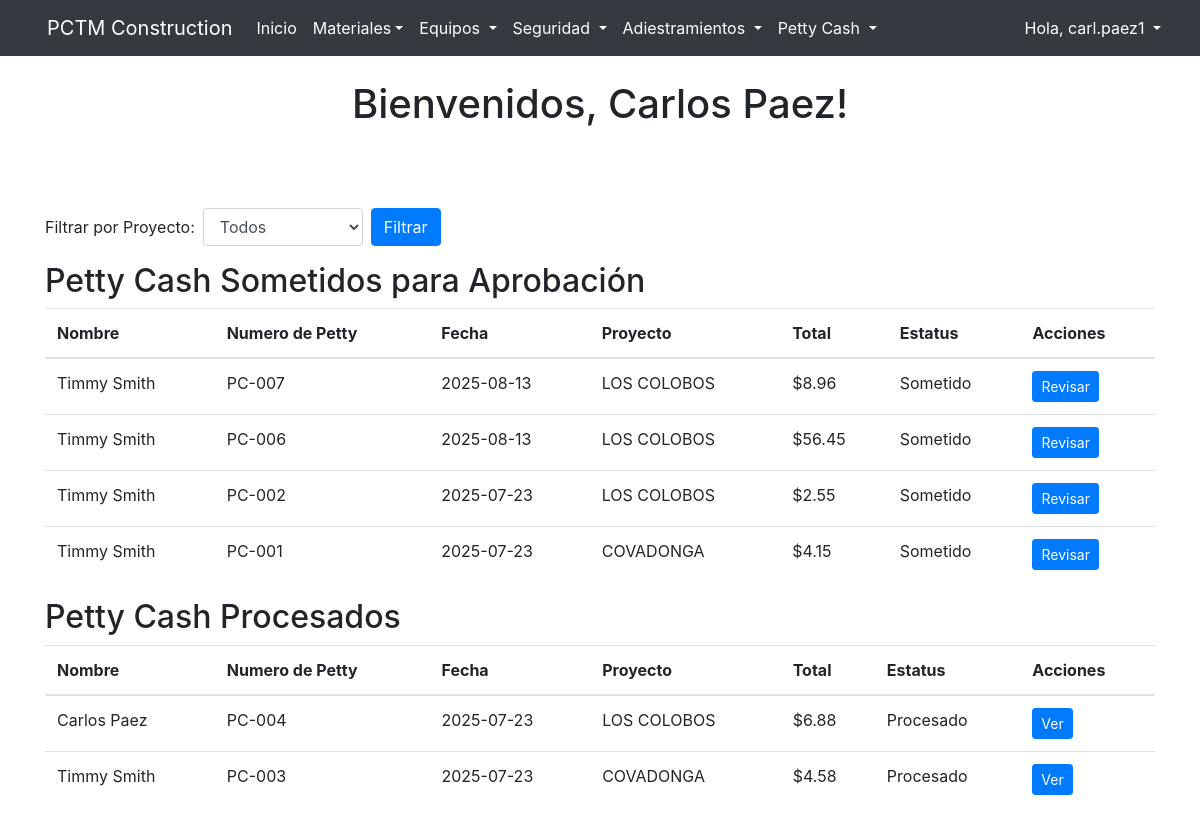
Page /pettycash/accounting (signed in) on the committed database.
### website/models.py (models this page shows, shortened)
class User(db.Model, UserMixin):
    id = db.Column(db.Integer, primary_key=True)
    email = db.Column(db.String(150), unique = True)
    username = db.Column(db.String(10), unique = True)
    password = db.Column(db.String(150))
    first_name = db.Column(db.String(150))
    last_name = db.Column(db.String(150))
    group = db.Column(db.String(50), default='standard')

class PettyCash(db.Model):
    id = db.Column(db.Integer, primary_key=True)
    petty_num = db.Column(db.String(10), nullable=False, unique=True)
    date = db.Column(db.DateTime(timezone=True), default=func.now())
    user_id = db.Column(db.Integer, db.ForeignKey('user.id'))
    user = db.relationship('User', foreign_keys=[user_id], backref='petty_cash')
    total_amount = db.Column(db.Float, default=0.0)   # ✅ ADD THIS HERE
    status = db.Column(db.String(20), default='No Completado')  # ✅ Optional status field
    processed_date = db.Column(db.DateTime(timezone=True), nullable=True)
    processed_by_id = db.Column(db.Integer, db.ForeignKey('user.id'), nullable=True)
    processed_by = db.relationship('User', foreign_keys=[processed_by_id])
    review_notes = db.Column(db.Text, nullable=True)
    pettycashitems = db.relationship('PettyCashItems', backref='petty_cash', cascade="all, delete-orphan")

class Projects(db.Model):
    id = db.Column(db.Integer, primary_key=True)
    project= db.Column(db.String(100), nullable = False)
    jobnumber = db.Column(db.String(10))
    engineer = db.Column(db.String(150))
    email=db.Column(db.String(150))

### website/views.py (the view, shortened to what this page needs)
@views.route('/pettycash/accounting')
@login_required
def pettycash_accounting():
    if current_user.group not in ['admin', 'manager']:
        flash("Acceso denegado", category='error')
        return redirect(url_for('views.home'))
    project_id = request.args.get("project_id", type=int)
    submitted_query = PettyCash.query.filter_by(status='Sometido').order_by(PettyCash.id.desc())
    processed_query=PettyCash.query.filter_by(status='Procesado').order_by(PettyCash.id.desc())
    submitted_pettys = submitted_query.all()
    processed_pettys = processed_query.all()
    all_pettys = PettyCash.query.all()
    all_projects = Projects.query.all()
    return render_template('petty_all.html', submitted_pettys=submitted_pettys, user=current_user, all_pettys=all_pettys, all_projects = all_projects, processed_pettys=processed_pettys)

### website/templates/petty_all.html (shortened to what this page needs)
{% extends "base.html"%} {% block title %}PCTM Construction{% endblock %}
{% block content %}
<br />
<h1 align="center">Bienvenidos, {{ user.first_name }} {{user.last_name}}!</h1>
<br />
<br />
<br/>
<form method="get" class="form-inline mb-3">
  <label for="project_filter" class="mr-2">Filtrar por Proyecto:</label>
  <select name="project_id" id="project_filter" class="form-control mr-2">
    <option value="">Todos</option>
  </select>
  <button type="submit" class="btn btn-primary">Filtrar</button>
</form>
  <h2>Petty Cash Sometidos para Aprobación</h2>
  <table class="table table-stripped">
      <thead>
          <tr>
            <th>Nombre</th>
            <th>Numero de Petty</th>
            <th>Fecha</th>
            <th>Proyecto</th>
            <th>Total</th>
            <th>Estatus</th>
            <th>Acciones</th>
          </tr>
      </thead>
      <tbody>
          {% for i in submitted_pettys %}
          <tr>
            <td>{{ i.user.first_name}} {{ i.user.last_name }}</td>
            <td>{{ i.petty_num}}</td>
            <td>{{ i.date.strftime('%Y-%m-%d') }}</td>
            <td>{{ i.pettycashitems[0].project.project if i.pettycashitems else '' }}</td>
            <td>${{ i.total_amount }}</td>
            <td>{{ i.status }}</td>
            <td>
                <a href="{{ url_for('views.review_pettycash', petty_id=i.id) }}" class="btn btn-sm btn-primary">
                  Revisar
                </a>
              </td>
          </tr>
          {% endfor %}
      </tbody>
  </table>
  <h2>Petty Cash Procesados</h2>
  <table class="table table-stripped">
      <thead>
          <tr>
            <th>Nombre</th>
            <th>Numero de Petty</th>
            <th>Fecha</th>
            <th>Proyecto</th>
            <th>Total</th>
            <th>Estatus</th>
            <th>Acciones</th>
          </tr>
      </thead>
      <tbody>
          {% for i in processed_pettys %}
          <tr>
            <td>{{ i.user.first_name}} {{ i.user.last_name }}</td>
            <td>{{ i.petty_num}}</td>
            <td>{{ i.date.strftime('%Y-%m-%d') }}</td>
            <td>{{ i.pettycashitems[0].project.project if i.pettycashitems else '' }}</td>
            <td>${{ i.total_amount }}</td>
            <td>{{ i.status }}</td>
            <td>
                <a href="{{ url_for('views.view_pettycash', petty_id=i.id) }}" class="btn btn-sm btn-primary">
                  Ver
                </a>
              </td>
          </tr>
          {% endfor %}
      </tbody>
  </table>
{% endblock %}

### website/templates/base.html (shortened to what this page needs)
<!DOCTYPE html>
<html>
  <head>
    <link
      rel="stylesheet"
      href="https://stackpath.bootstrapcdn.com/bootstrap/4.4.1/css/bootstrap.min.css"
    />
    <link
      rel="stylesheet"
      href="https://stackpath.bootstrapcdn.com/font-awesome/4.7.0/css/font-awesome.min.css"
    />
    <link rel="stylesheet" href="https://cdn.jsdelivr.net/npm/bootstrap-icons@1.11.3/font/bootstrap-icons.min.css">
    <link rel="stylesheet" href="https://stackpath.bootstrapcdn.com/bootstrap/4.5.2/css/bootstrap.min.css">
  </head>
  <body>
    <nav class="navbar navbar-expand-lg navbar-dark bg-dark">
      <div class="container-fluid">
        <div class="d-flex align-items-center">
          <a class="navbar-brand me-2" href="#">PCTM Construction</a>
        </div>
        <div class="collapse navbar-collapse " id="navbar">
          <ul class="navbar-nav w-100 d-flex flex-column flex-lg-row">
            {% if user.is_authenticated %}
            <li class="nav-item">
              <a class="nav-link text-white" id="home" href="/">Inicio</a>
            </li>
            <li class="nav-item dropdown">
              <a class="nav-link dropdown-toggle text-white" id="navbarDropdown" href="#" role="button" data-toggle="dropdown" aria-haspopup="true" aria-expanded="false">Materiales</a>
            </li>
            <li class="nav-item dropdown">
              <a class="nav-link dropdown-toggle text-white" href="#" id="navbarDropdown" role="button" data-toggle="dropdown" aria-haspopup="true" aria-expanded="false">
                Equipos
              </a>
            </li>
            <li class="nav-item dropdown">
              <a class="nav-link dropdown-toggle text-white" href="#" id="navbarDropdown" role="button" data-toggle="dropdown" aria-haspopup="true" aria-expanded="false">
                Seguridad
              </a>
            </li>
              {% if current_user.group in ['admin','manager'] %}
                <li class="nav-item dropdown">
                  <a class="nav-link dropdown-toggle text-white" href="#" id="navbarDropdown" role="button" data-toggle="dropdown" aria-haspopup="true" aria-expanded="false">
                    Adiestramientos
                  </a>
                </li>
              {% endif %}
            <li class="nav-item dropdown">
              <a class="nav-link dropdown-toggle text-white" href="#" id="navbarDropdown" role="button" data-toggle="dropdown" aria-haspopup="true" aria-expanded="false">
                Petty Cash
              </a>
            </li>
            {% endif %}
          </ul>
          <ul class="navbar-nav ms-auto">
            {% if user.is_authenticated %}
            <li class="nav-item dropdown">
              <a class="nav-link dropdown-toggle text-white" href="#" id="navbarDropdown" role="button" data-toggle="dropdown" aria-haspopup="true" aria-expanded="false">
                Hola, {{ user.username }}
              </a>
            </li>
            {% endif %}
          </ul>
        </div>
      </div>
    </nav>
    <div class="container">{% block content %} {% endblock %}</div>
  </body>
</html>

### rows in the picture
User: username "carl.paez1", first_name "Carlos", last_name "Paez"
PettyCash: user.first_name "Timmy", user.last_name "Smith", petty_num "PC-007", date "2025-08-13", project "LOS COLOBOS", total_amount "8.96", status "Sometido"
PettyCash: user.first_name "Timmy", user.last_name "Smith", petty_num "PC-006", date "2025-08-13", project "LOS COLOBOS", total_amount "56.45", status "Sometido"
PettyCash: user.first_name "Timmy", user.last_name "Smith", petty_num "PC-002", date "2025-07-23", project "LOS COLOBOS", total_amount "2.55", status "Sometido"
PettyCash: user.first_name "Timmy", user.last_name "Smith", petty_num "PC-001", date "2025-07-23", project "COVADONGA", total_amount "4.15", status "Sometido"
PettyCash: user.first_name "Carlos", user.last_name "Paez", petty_num "PC-004", date "2025-07-23", project "LOS COLOBOS", total_amount "6.88", status "Procesado"
PettyCash: user.first_name "Timmy", user.last_name "Smith", petty_num "PC-003", date "2025-07-23", project "COVADONGA", total_amount "4.58", status "Procesado"
